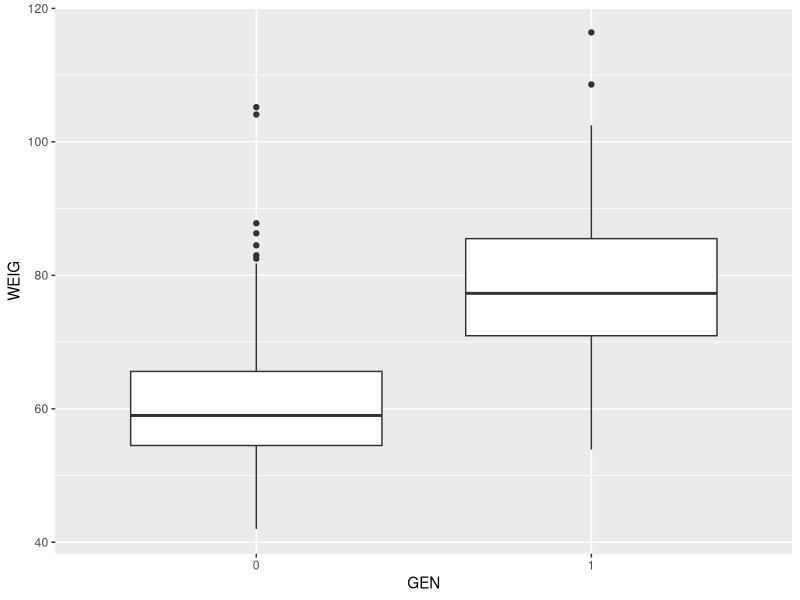
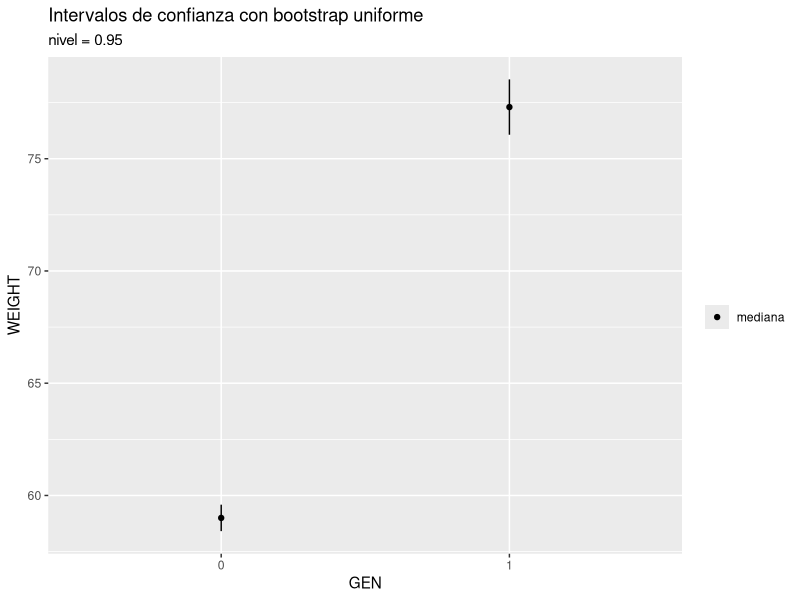
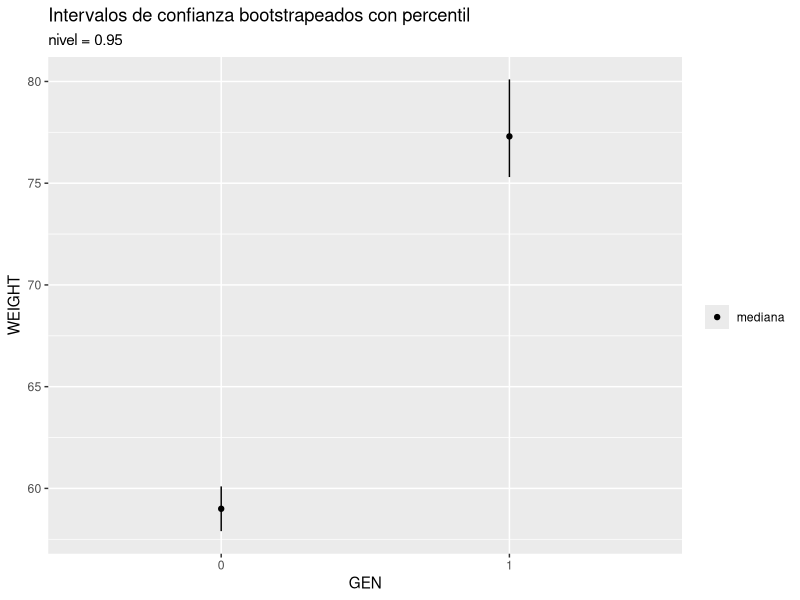
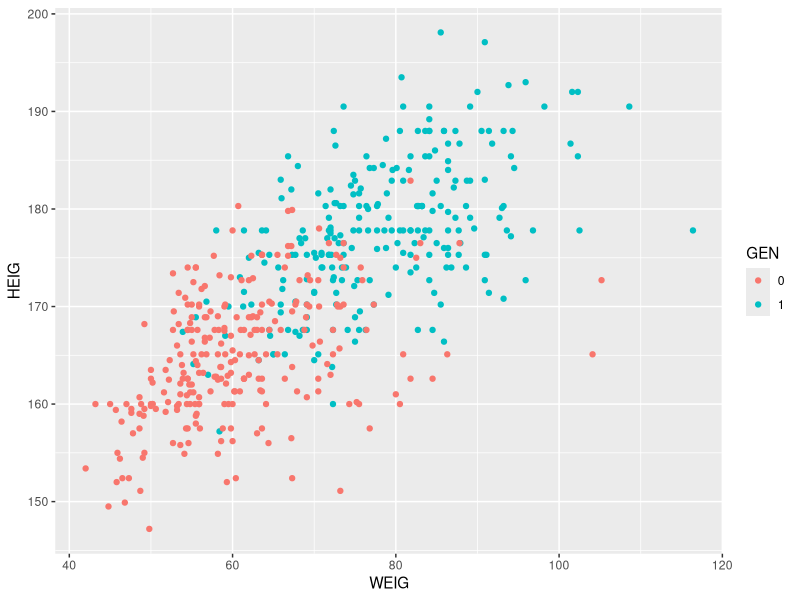
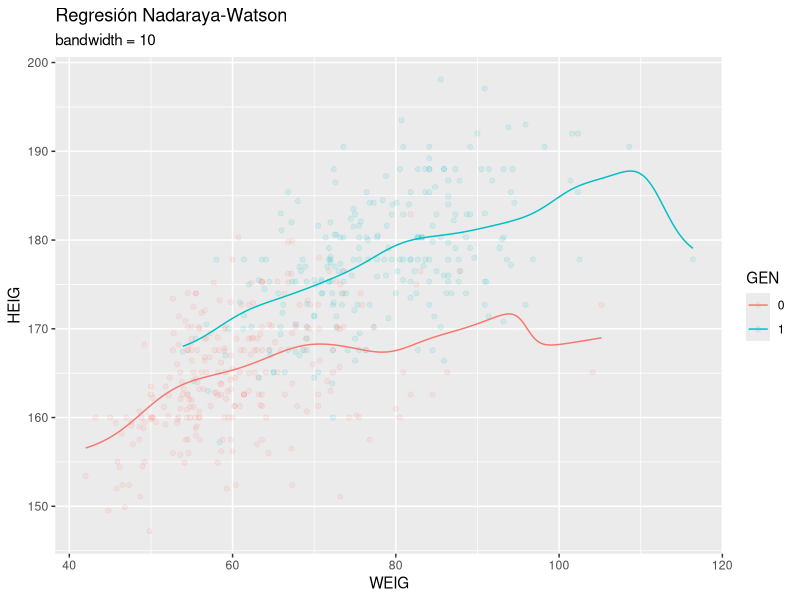
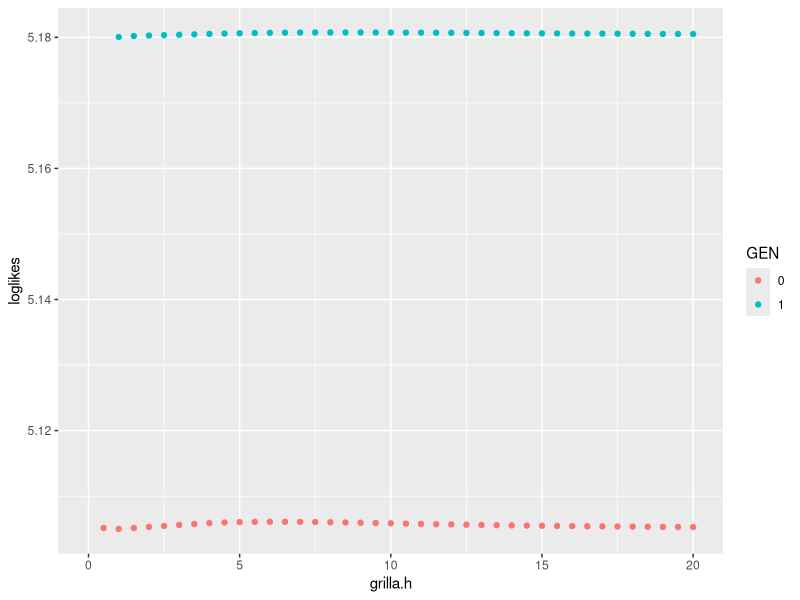
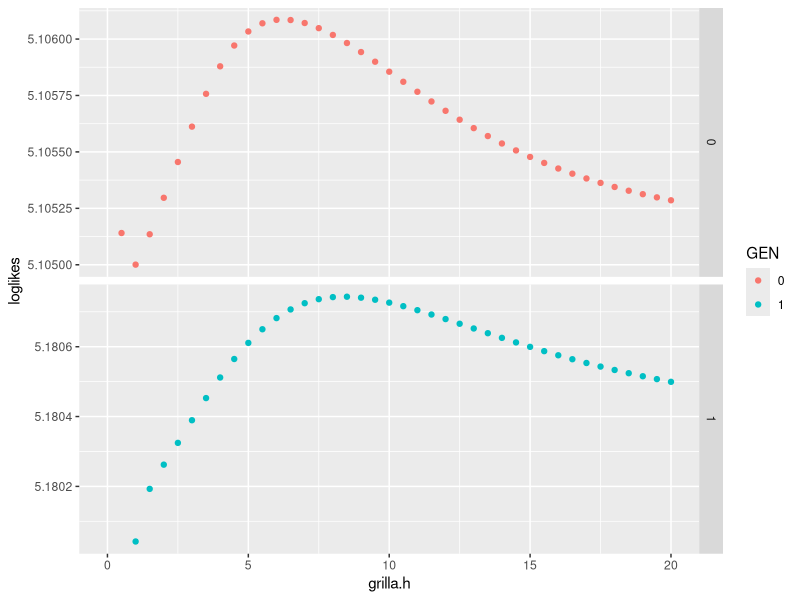
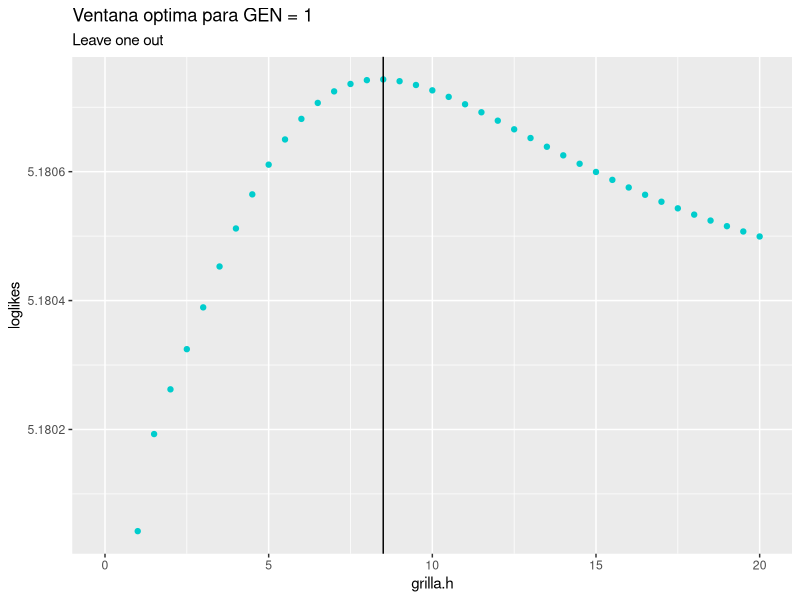

Here is the R script that generated these plots, in order:
## ---- chunk 1
library(tidyverse)
library(readxl)
## ---- chunk 2
df <- read_excel('body.xls', col_names = FALSE)
colnames(df)<-(c("BIAC","BIIL","BITRO","CHEST1","CHEST2","ELBOW","WRIST", "KNEE","ANKLE","SHOUL","CHESTG","WAISTG","NAVEL","HIP","GLUTE","BICEP", "FLOREA","KNEEG","CALF","ANKLEG","WRISTG","AGE","WEIG","HEIG","GEN"))
head(df)
## ---- chunk 3
colSums(is.na(df))
## ---- chunk 4
df$GEN <- as.factor(df$GEN)
df %>% group_by(GEN) -> df_GEN
## ---- chunk 5
df %>% ggplot(aes(GEN, WEIG)) + geom_boxplot()
## ---- chunk 6
bootstrap = function(n, x, estad = median, s = FALSE) {
  if (!s) {
    s = length(x)
  }
  return(replicate(n, estad(sample(x, s, replace = TRUE))))
}
## ---- chunk 7
B = 5000
df_GEN %>%
  summarise(WEIGHT = median(WEIG), s = (length(WEIG)-1)*sd(bootstrap(B, WEIG, median))/length(WEIG)) %>%
  ggplot(aes(GEN, WEIGHT, s, ymin = WEIGHT-s, ymax = WEIGHT+s)) + geom_linerange() + geom_point(aes(fill = "mediana")) + labs(title = "Intervalos de confianza con bootstrap uniforme", subtitle = "nivel = 0.95") + scale_fill_discrete(name = "")
## ---- chunk 8
df_GEN %>% 
  summarise(WEIGHT = median(WEIG), a = quantile(bootstrap(B, WEIG, median), 0.025), b = quantile(bootstrap(B, WEIG, median), 0.975)) %>%
  ggplot(aes(GEN, WEIGHT, ymin = a, ymax = b)) + geom_linerange() + geom_point(aes(fill = "mediana")) + labs(title = "Intervalos de confianza bootstrapeados con percentil", subtitle = "nivel = 0.95") + scale_fill_discrete(name = "")
## ---- chunk 9
df_GEN %>% ggplot(aes(WEIG, HEIG)) + geom_point(aes(color = GEN))
## ---- chunk 10
df_GEN %>% do(ksmooth(x = .$WEIG, y = .$HEIG, bandwidth = 10, kernel = "normal") %>% as.data.frame()) -> regnopar
head(regnopar)
## ---- chunk 11
df_GEN %>%
  ggplot(aes(WEIG, HEIG)) + geom_point(aes(color = GEN), alpha = 0.1) + geom_line(data = regnopar, aes(x, y, color = GEN)) + labs(title = "Regresión Nadaraya-Watson", subtitle = "bandwidth = 10")
## ---- chunk 12
bw.loocv = function(df, x, y, grilla.h = NA, K = dnorm) {
  x <- df %>% pull({{x}})
  y <- df %>% pull({{y}})
  n <- length(x)
  if (any(is.na(grilla.h))) {
    silverman <- bw.nrd0(x)
    grilla.h <- seq(silverman * 10^(-2), silverman * 10^2, length.out = 100)
  }
  f <- matrix(NA, n, length(grilla.h))
  for (i in 1:n) {
    for (h in 1:length(grilla.h)) {
      f[i, h] <- sum(y%*%K((x[i] - x)/grilla.h[h]))
      f[i, h] <- f[i,h] - y[i] * K(0)
      f[i, h] <- f[i, h] / (sum(K((x[i] - x)/grilla.h[h])) - K(0))
    }
  }
  loglikes = colMeans(log(f))
  return(list("h.CV" = grilla.h[which.max(loglikes)], "grilla.h" = grilla.h, "loglikes" = loglikes))
}
## ---- chunk 13
grilla <- seq(0, 20, by = 0.5)
df %>% filter(GEN == 0) %>% bw.loocv(WEIG, HEIG, grilla)
## ---- chunk 14
df_GEN %>%
  do(bw.loocv(., WEIG, HEIG, grilla) %>% as.data.frame()) %>%
  ggplot(aes(grilla.h, loglikes)) + geom_point(aes(color = GEN))
## ---- chunk 15
df_GEN %>%
  do(bw.loocv(., WEIG, HEIG, grilla) %>% as.data.frame()) %>%
  ggplot(aes(grilla.h, loglikes)) + geom_point(aes(color = GEN)) + facet_grid(rows = vars(GEN), scales = "free_y")
## ---- chunk 16
df %>% filter(GEN == 1) %>%
  bw.loocv(WEIG, HEIG, grilla) -> regnopar1
regnopar1 %>% as.data.frame() %>%
  ggplot(aes(grilla.h, loglikes)) + geom_point(color = "cyan3") +
  geom_vline(aes(xintercept = grilla.h[which.max(loglikes)])) +
  labs(title = "Ventana optima para GEN = 1", subtitle = "Leave one out") + scale_fill_discrete(name = "")
## ---- chunk 17
df %>% filter(GEN == 0) %>%
  bw.loocv(WEIG, HEIG, grilla) -> regnopar0
regnopar0 %>% as.data.frame() %>%
  ggplot(aes(grilla.h, loglikes)) + geom_point(color = "coral2") +
  geom_vline(aes(xintercept = grilla.h[which.max(loglikes)])) +
  labs(title = "Ventana optima para GEN = 0", subtitle = "Leave one out") + scale_fill_discrete(name = "")
## ---- chunk 18
df %>% filter(GEN == 0) -> df_0
df %>% filter(GEN == 1) -> df_1
## ---- chunk 19
df_GEN %>%
  ggplot(aes(WEIG, HEIG)) + geom_point(aes(color = GEN), alpha = 0.1) +
  geom_line(data = ksmooth(df_0$WEIG, y = df_0$HEIG, bandwidth = regnopar0$h.CV, kernel = "normal") %>% as.data.frame(), aes(x, y), color = "coral2") +
  geom_line(data = ksmooth(df_1$WEIG, y = df_1$HEIG, bandwidth = regnopar1$h.CV, kernel = "normal") %>% as.data.frame(), aes(x, y), color = "cyan3") +
  geom_smooth(data = df_GEN, method='lm', aes(color = GEN), se = FALSE, linetype = "dashed") + 
  labs(title = "Nadaraya-Watson vs. Cuadrados mínimos", subtitle = "ventana óptima para c/GEN")
## ---- chunk 20
train <- as.vector(read.table('TrainTest.txt')$V1)
df_train <- df[train,]
df_test <- df[!train,]

print(c('train' = nrow(df_train), 'test' = nrow(df_test)))
## ---- chunk 21
lmtodos <- lm(WEIG ~ ., df_train)
summarytodos <- summary(lmtodos)
colnames(summarytodos$coefficients) <- c('estimate', 'sd', 't', 'p')
summarytodos
## ---- chunk 22
df$GEN <- as.numeric(df$GEN) - 1
heatmap(cor(df))
## ---- chunk 23
sum((predict(lmtodos, df_test) - df_test$WEIG)^2)
## ---- chunk 24
summarytodos$coefficients %>% as.data.frame() %>% ggplot(aes(1, p)) + geom_label(label = rownames(summarytodos$coefficients))
## ---- chunk 25
summarytodos$coefficients %>% as.data.frame() %>% ggplot(aes(1, p)) + geom_label(label = rownames(summarytodos$coefficients)) + ylim(0, 0.05)
## ---- chunk 26
coefbuenos <- summarytodos$coefficients[summarytodos$coefficients[,'p'] < 0.01, 'estimate']
colbuenas <- names(coefbuenos[2:(length(coefbuenos)-1)])
colbuenas
## ---- chunk 27
df_bueno <- df[colbuenas]
heatmap(cor(df_bueno))
## ---- chunk 28
eigbueno <- eigen(cor(df_bueno))
eigbueno
## ---- chunk 29
colbuenas <- c("CHEST1", "KNEE", "GLUTE", "CALF", "AGE", "HEIG")
df_bueno <- df[colbuenas]
heatmap(cor(df_bueno))
## ---- chunk 30
eigen(cor(df_bueno))
## ---- chunk 31
lmbueno <- lm(WEIG ~ AGE + GLUTE + HEIG + CHEST1 + CALF + KNEE, df_train)
summarybueno <- summary(lmbueno)
summarybueno
## ---- chunk 32
library(glmnet)
## ---- chunk 33
lassofit <- glmnet(as.matrix(df_train[,colnames(df_train) != "WEIG"]), as.matrix(df_train[,"WEIG"]))
lassofit
## ---- chunk 34
plot(lassofit, xvar = "lambda")
## ---- chunk 35
lassocv <- cv.glmnet(as.matrix(df_train[,colnames(df_train) != "WEIG"]), as.matrix(df_train[,"WEIG"]))
## ---- chunk 36
coef(lassofit, s = lassocv$lambda.1se)
## ---- chunk 37
sum((predict(lmtodos, df_test) - df_test$WEIG)^2)
## ---- chunk 38
sum((predict(lmbueno, df_test) - df_test$WEIG)^2)
## ---- chunk 39
sum((predict(lassofit, as.matrix(df_test[,colnames(df_test) != "WEIG"]), s = lassocv$lambda.1se) - df_test$WEIG)^2)
## ---- chunk 40
sum((predict(lassofit, as.matrix(df_test[,colnames(df_test) != "WEIG"]), s = lassocv$lambda.min) - df_test$WEIG)^2)
